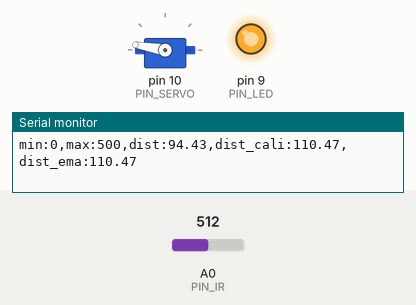
This sketch was run on a simulated Arduino Uno, built with avr-gcc and run on an emulated ATmega328P. Shown: servo, output pins drawn as LEDs (lit = HIGH), the last lines printed to the serial monitor. Inputs (shaded band) come from the test bench; at power-on: A0 (PIN_IR) = 512.

Above: at 1.2 s.
1.3 s: A0 (PIN_IR) set to 301
4.3 s: A0 (PIN_IR) set to 285
At 5.3 s:
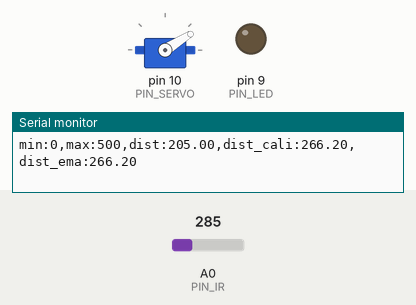
5.8 s: A0 (PIN_IR) set to 306
At 6.5 s:
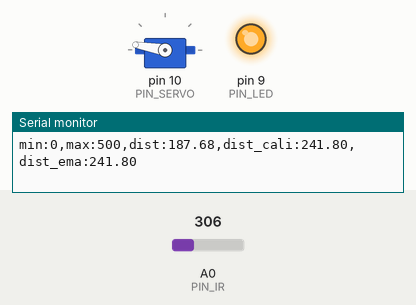
7.3 s: A0 (PIN_IR) set to 245
At 7.9 s:
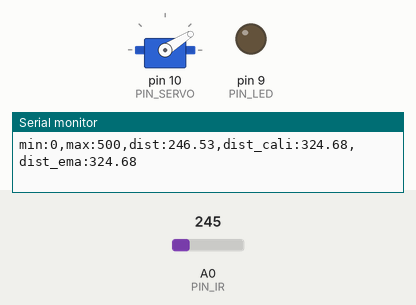
Timing chart, 0 to 9.8 s (numbered marks = the images above; inputs shaded):
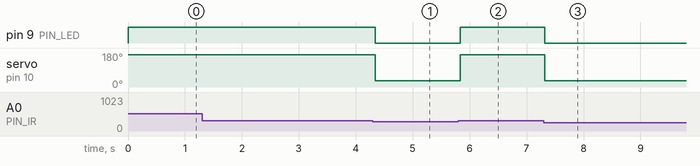

Measured:
- the behaviour switches between 295 and 294 on A0 (PIN_IR) (found by bisection; images 0 and 1)
- after the input at 4.3 s, pin 9 (PIN_LED): HIGH → LOW at once; servo on pin 10 (PIN_SERVO): 170° → 32° at once
- after the input at 5.8 s, pin 9 (PIN_LED): LOW → HIGH at once; servo on pin 10 (PIN_SERVO): 32° → 170° at once
- after the input at 7.3 s, pin 9 (PIN_LED): HIGH → LOW at once; servo on pin 10 (PIN_SERVO): 170° → 32° at once

The sketch:

21_bbc_20203099.ino
```cpp
#include <Servo.h>

#define PIN_LED 9
#define PIN_SERVO 10
#define PIN_IR A0


#define _DUTY_MIN 875 // servo full clockwise position (0 degree)
#define _DUTY_NEU 1500 // servo neutral position (90 degree)
#define _DUTY_MAX 2300 // servo full counterclockwise position (180 degree)
#define ALPHA 0.3

int a = 87, b = 300;
float raw_dist, dist_cali, dist_ema;
Servo myservo;

void setup() {
  pinMode(PIN_LED,OUTPUT);
  digitalWrite(PIN_LED,1);

  Serial.begin(57600);

  myservo.attach(PIN_SERVO);
  myservo.writeMicroseconds(_DUTY_NEU);

  //while(1){}
}


float ir_distance(void){ // return value unit: mm
  float val;
  float volt = float(analogRead(PIN_IR));
  val = ((6762.0/(volt-9.0))-4.0) * 10.0;
  return val;
}

void loop() {
  // put your main code here, to run repeatedly
  raw_dist = ir_distance();
  dist_cali = 300.0 / (b - a) * (raw_dist - a) + 100;
  dist_ema = ALPHA * dist_cali + (1 - ALPHA) * dist_ema;
  Serial.print("min:0,max:500,dist:");
  Serial.print(raw_dist);
  Serial.print(",dist_cali:");
  Serial.print(dist_cali);
  Serial.print(",dist_ema:");
  Serial.println(dist_ema);

  // there is low chance that two float equals, but for handling exceptional case
  if(dist_ema == 255){
    myservo.writeMicroseconds(_DUTY_NEU);
  }
  else if(dist_ema< 255){
    digitalWrite(PIN_LED,255);
    myservo.writeMicroseconds(_DUTY_MAX);
  }
  else{
    digitalWrite(PIN_LED, 0);
    myservo.writeMicroseconds(_DUTY_MIN);
  }
  delay(20);
}
```
